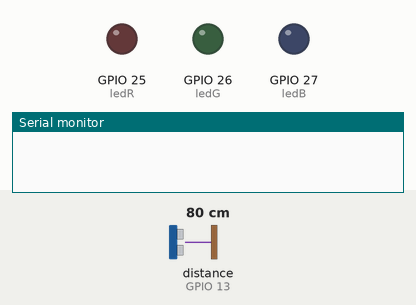
Simulated run of this sketch. Board: ESP32. Parts: output pins drawn as LEDs (lit = HIGH), the last lines printed to the serial monitor. Wiring (inferred from the names in the program): ultrasonic range finder: trigger GPIO 14; echo GPIO 13. The test bench sets the inputs (shaded band); at power-on: distance to the obstacle (sensor on GPIO 13) 80 cm. The echo pulse lasts 58.3 µs per cm; pins used as bus, display or sensor lines are not drawn.

Above: at 1.3 s.
1.4 s: distance to the obstacle (sensor on GPIO 13) set to 34 cm
2.9 s: distance to the obstacle (sensor on GPIO 13) set to 27 cm
At 4.0 s:
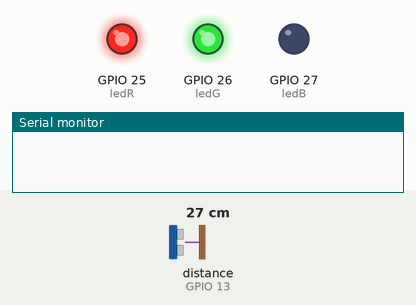
4.5 s: distance to the obstacle (sensor on GPIO 13) set to 35 cm
At 5.4 s:
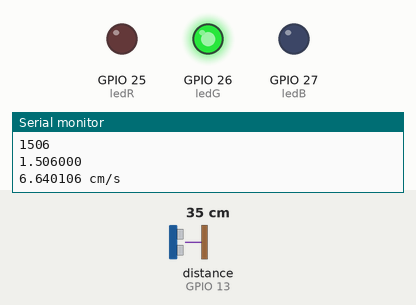
6.0 s: distance to the obstacle (sensor on GPIO 13) set to 2 cm
At 6.8 s:
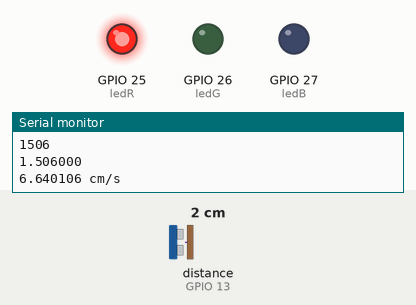
7.5 s: distance to the obstacle (sensor on GPIO 13) set to 9 cm
9.0 s: distance to the obstacle (sensor on GPIO 13) set to 12 cm
At 10.5 s:
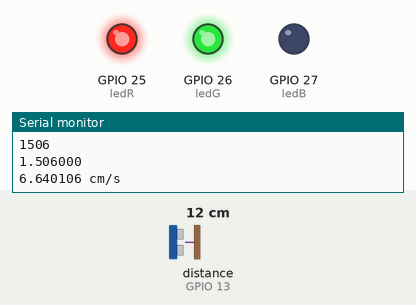
Timing chart, 0 to 11.5 s (numbered marks = the images above; inputs shaded):
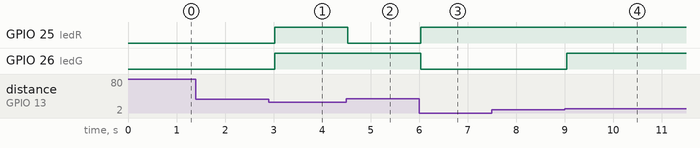

The sketch:

calculo_de_velocidade.ino
```cpp
const int ledR = 25;
const int ledG = 26;
const int ledB = 27;

const int trigPin = 14;
const int echoPin = 13;

bool objIdent = false;
unsigned long tempoInicio = 0;

void setColor(int R, int G, int B){
  analogWrite(ledR, R);
  analogWrite(ledG, G);
  analogWrite(ledB, B);
}

void setup(){
  Serial.begin(115200);

  pinMode(ledR, OUTPUT);
  pinMode(ledG, OUTPUT);
  pinMode(ledB, OUTPUT);

  pinMode(trigPin, OUTPUT);
  pinMode(echoPin, INPUT);
}

void loop(){
  digitalWrite(trigPin, LOW);
  delayMicroseconds(5);

  digitalWrite(trigPin, HIGH);
  delayMicroseconds(10);
  digitalWrite(trigPin, LOW);

  long duracao = pulseIn(echoPin, HIGH, 30000);

  float distancia = duracao * 0.034 / 2;

  //Serial.println(distancia);

  if(distancia < 10){
    setColor(255, 0, 0);
    objIdent = false;
    //Serial.println(0);
  } else if (distancia < 30 && objIdent == false) {
    setColor(255, 255, 0);
    //Serial.println(1);
    objIdent = true;
    tempoInicio = millis();
  } else  if(distancia >= 30 && objIdent == true){
    setColor(0, 255, 0);
    long int tempoFim = millis();
    long int diferenca = tempoFim - tempoInicio;
    float vTempo = (float)diferenca / 1000;
    float velocidade = 10 / vTempo;

    Serial.println(tempoInicio);
    Serial.println(tempoFim);
    Serial.println(diferenca);
    Serial.println(vTempo, 6);

    Serial.print(velocidade, 6);
    Serial.println(" cm/s");

    objIdent = false;
  }


/*
  if(objIdent = false) {
    setColor(255, 0, 0);
  }

  if(distancia <= 10 && objIdent == false){
    objIdent = true;
    tempoInicio = millis();
    Serial.println("Objeto Identificado!");
    setColor(255, 255, 0);
  }

  if(distancia > 10 && objIdent == true){
    unsigned long duracao = millis() - tempoInicio;

    Serial.print("Duração de passagem: ");
    Serial.print(duracao);
    Serial.println(" ms");

    setColor(0, 255, 0);
    delay(1000);

    objIdent = false;
  }*/
  delay(500);
}
```

Measured:
- the behaviour switches between 31 and 30 cm on distance to the obstacle (sensor on GPIO 13) (found by bisection; images 0 and 1)
- the behaviour switches between 10 and 11 cm on distance to the obstacle (sensor on GPIO 13) (found by bisection; images 3 and 4)
- after the input at 1.4 s, every drawn part: stays the same
- after the input at 2.9 s, GPIO 25 (ledR), GPIO 26 (ledG): LOW → HIGH after 0.12 s
- after the input at 4.5 s, GPIO 25 (ledR): HIGH → LOW at once
- after the input at 6.0 s, GPIO 25 (ledR): LOW → HIGH at once; GPIO 26 (ledG): HIGH → LOW at once
- after the input at 7.5 s, every drawn part: stays the same
- after the input at 9.0 s, GPIO 26 (ledG): LOW → HIGH at once
